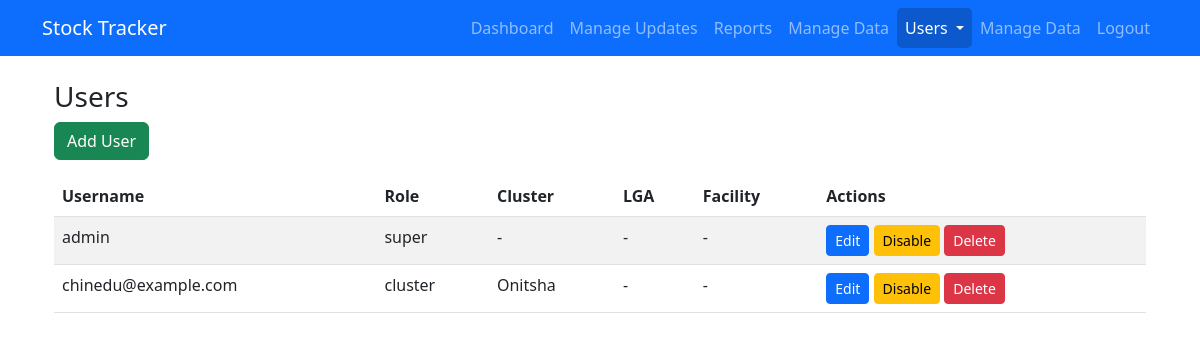
The page /auth/users (signed in) on the database as committed earlier.
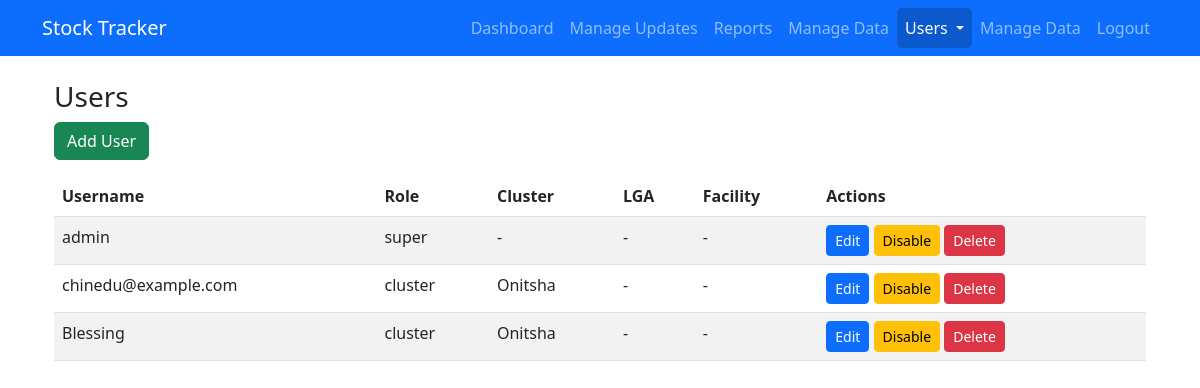
The same page on the database as committed later.
### models.py (models this page shows, shortened)
class User(db.Model, UserMixin):
    id = db.Column(db.Integer, primary_key=True)
    username = db.Column(db.String(64), unique=True, nullable=False)
    password_hash = db.Column(db.String(128), nullable=False)
    role = db.Column(db.String(20), nullable=False, default='facility')
    cluster_id = db.Column(db.Integer, db.ForeignKey('cluster.id'), nullable=True)
    lga_id = db.Column(db.Integer, db.ForeignKey('lga.id'), nullable=True)
    facility_id = db.Column(db.Integer, db.ForeignKey('facility.id'), nullable=True)
    active = db.Column(db.Boolean, default=True)
    cluster = db.relationship('Cluster', backref='users')
    lga = db.relationship('LGA', backref='users')
    facility = db.relationship('Facility', foreign_keys=[facility_id], backref='users')

class Cluster(db.Model):
    id = db.Column(db.Integer, primary_key=True)
    name = db.Column(db.String(100), unique=True, nullable=False)
    lgas = db.relationship('LGA', backref='cluster', lazy=True)

### auth/routes.py (the view)
@auth_bp.route('/users')
@login_required
def list_users():
    if current_user.role != 'super':
        abort(403)
    users = User.query.all()
    return render_template('users.html', users=users)

### app.py (called while the page is built)
@login_manager.user_loader
def load_user(user_id):
    return User.query.get(int(user_id))

### templates/users.html
{% extends "base.html" %}
{% block content %}
<div class="container mt-4">
  <h3>Users</h3>
  <a href="{{ url_for('auth.add_user') }}" class="btn btn-success mb-3">Add User</a>
  <table class="table table-striped">
    <thead>
      <tr>
        <th>Username</th>
        <th>Role</th>
        <th>Cluster</th>
        <th>LGA</th>
        <th>Facility</th>
        <th>Actions</th>
      </tr>
    </thead>
    <tbody>
      {% for u in users %}
      <tr>
        <td>{{ u.username }}</td>
        <td>{{ u.role }}</td>
        <td>{{ u.cluster.name if u.cluster else '-' }}</td>
        <td>{{ u.lga.name if u.lga else '-' }}</td>
        <td>{{ u.facility.name if u.facility else '-' }}</td>
        <td>
          <a href="{{ url_for('auth.edit_user', user_id=u.id) }}" class="btn btn-sm btn-primary">Edit</a>
          {% if u.active %}
            <a href="{{ url_for('auth.toggle_user', user_id=u.id) }}"
               class="btn btn-warning btn-sm">Disable</a>
          {% else %}
            <a href="{{ url_for('auth.toggle_user', user_id=u.id) }}"
               class="btn btn-success btn-sm">Enable</a>
          {% endif %}
          <a href="{{ url_for('auth.delete_user', user_id=u.id) }}"
             class="btn btn-danger btn-sm"
             onclick="return confirm('Are you sure you want to delete this user?')">Delete</a>
        </td>
      </tr>
      {% endfor %}
    </tbody>
  </table>
</div>
{% endblock %}

### templates/base.html (shortened to what this page needs)
<!doctype html>
<html lang="en">
<head>
    <link rel="stylesheet" href="https://cdn.jsdelivr.net/npm/bootstrap@5.3.0/dist/css/bootstrap.min.css">
    <link rel="stylesheet" href="https://cdn.datatables.net/1.13.6/css/jquery.dataTables.min.css">
    <link rel="stylesheet" href="https://cdn.datatables.net/responsive/2.5.0/css/responsive.dataTables.min.css">
    <link rel="stylesheet" href="https://cdn.jsdelivr.net/npm/bootstrap-icons@1.10.5/font/bootstrap-icons.css">
</head>
<body>
  <nav class="navbar navbar-expand-lg navbar-dark bg-primary">
    <div class="container">
      <a class="navbar-brand" href="{{ url_for('index') }}">Stock Tracker</a>
      <div class="collapse navbar-collapse" id="navbarNav">
        <ul class="navbar-nav ms-auto">
            {% if current_user.is_authenticated %}
            <li class="nav-item">
              <a class="nav-link {% if request.endpoint == 'dashboard.dashboard_home' %}active{% endif %}"
                href="{{ url_for('dashboard.dashboard_home') }}">Dashboard</a>
            </li>
            <li class="nav-item">
              <a class="nav-link {% if request.endpoint == 'transactions' %}active{% endif %}"
                href="{{ url_for('transactions') }}">Manage Updates</a>
            </li>
            <li class="nav-item">
              <a class="nav-link {% if request.endpoint == 'report' %}active{% endif %}"
                href="{{ url_for('report') }}">Reports</a>
            </li>
            {% if current_user.role == 'super' %}
              <li class="nav-item">
                <a class="nav-link {% if request.endpoint == 'admin.manage_data' %}active{% endif %}"
                  href="{{ url_for('admin.manage_data') }}">Manage Data</a>
              </li>
            {% endif %}
            {% if current_user.role == 'super' %}
              <li class="nav-item dropdown">
                <a class="nav-link dropdown-toggle {% if 'auth' in request.endpoint %}active{% endif %}" href="#" role="button" data-bs-toggle="dropdown" aria-expanded="false">
                  Users
                </a>
              </li>
                  <li class="nav-item"><a class="nav-link {% if request.path.startswith(url_for('backup.backup_page')) %}active{% endif %}" href="{{ url_for('backup.backup_page') }}">Manage Data</a></li>
            {% endif %}
            <li class="nav-item">
              <a class="nav-link" href="{{ url_for('auth.logout') }}">Logout</a>
            </li>
          {% else %}
            <li class="nav-item">
              <a class="nav-link {% if request.endpoint == 'auth.login' %}active{% endif %}" href="{{ url_for('auth.login') }}">Login</a>
            </li>
          {% endif %}
        </ul>
      </div>
    </div>
  </nav>
  <main class="container my-4">
    {% block content %}{% endblock %}
  </main>
</body>
</html>

### templates/base.html (style rules this page uses)
.navbar-nav .nav-link.active { background-color: rgba(8, 8, 8, 0.2); border-radius: 5px; }

Rows that differ between the two databases and show on the page:
added User: username "Blessing", role "cluster", cluster "Onitsha", lga "-", facility "-"
